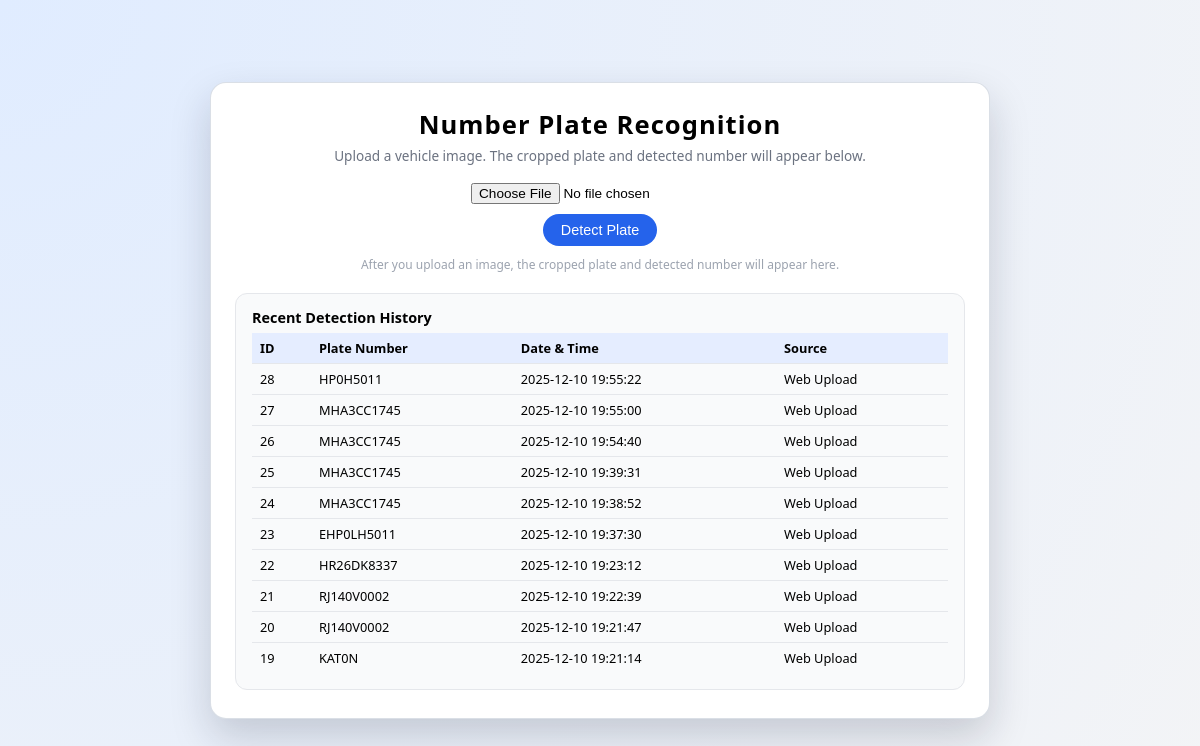
Before: / with the older database file.
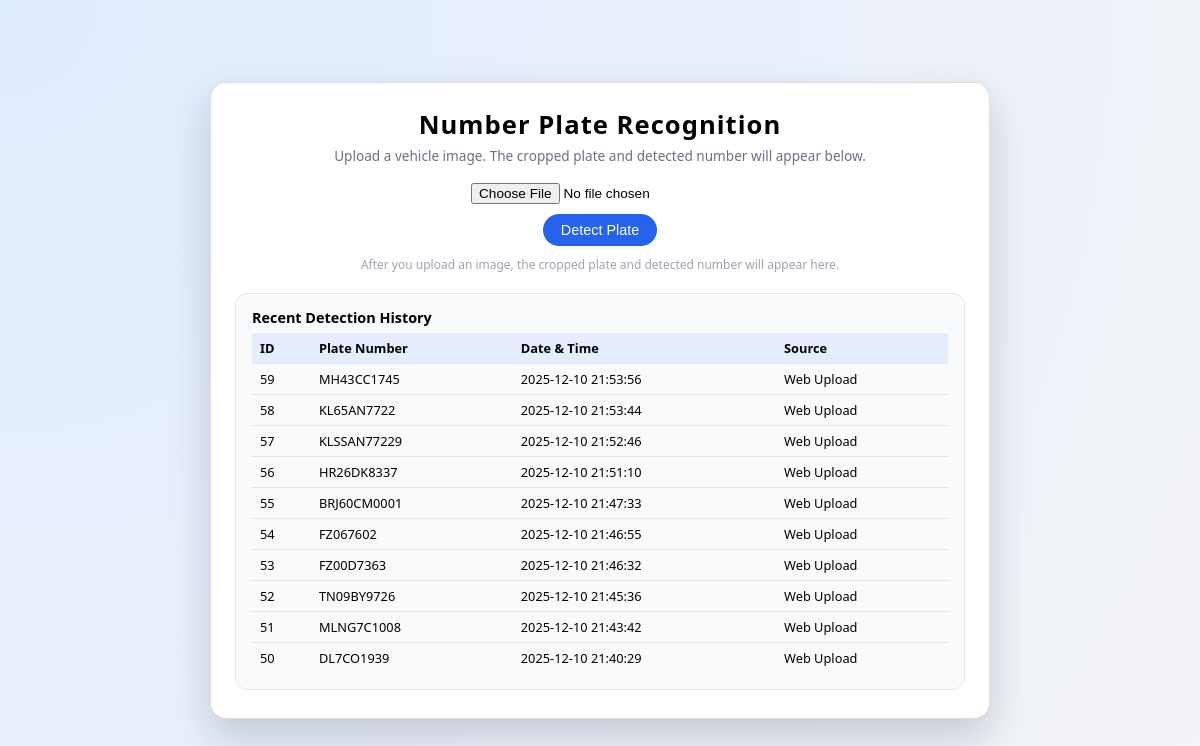
After: the same page with the newer database file.
### tables this page shows
CREATE TABLE vehicle_log (
            id INTEGER PRIMARY KEY AUTOINCREMENT,
            plate_number TEXT NOT NULL,
            date_time TEXT NOT NULL,
            camera_location TEXT
        );

### app.py (the view, shortened to what this page needs)
@app.route("/", methods=["GET", "POST"])
def index():
    detected_text = None
    message = None
    plate_image_url = None
    history_rows = get_all_logs(limit=10)
    return render_template(
        "index.html",
        detected_text=detected_text,
        message=message,
        plate_image_url=plate_image_url,
        history=history_rows,
    )

### database.py (called while the page is built)
def get_all_logs(limit=10):
    conn = sqlite3.connect(DB_NAME)
    cursor = conn.cursor()
    cursor.execute("""
        SELECT id, plate_number, date_time, camera_location
        FROM vehicle_log
        ORDER BY id DESC
        LIMIT ?
    """, (limit,))
    rows = cursor.fetchall()
    conn.close()
    return rows

### templates/index.html (shortened to what this page needs)
<!DOCTYPE html>
<html lang="en">
<head>
</head>
<body>
<div class="container">
    <h1>Number Plate Recognition</h1>
    <div class="subtitle">
        Upload a vehicle image. The cropped plate and detected number will appear below.
    </div>
    <form method="POST" enctype="multipart/form-data">
        <input type="file" name="plate_image" accept="image/*" required />
        <button type="submit">Detect Plate</button>
    </form>
    {% if plate_image_url %}
        <div class="result-card">
            <div class="result-title">Cropped Plate Region</div>
            <div class="img-wrapper">
                <img src="{{ plate_image_url }}" alt="Cropped plate image" />
            </div>
            {% if detected_text %}
            <form method="POST" action="{{ url_for('confirm_plate') }}">
                <div style="margin-top:12px;">
                    <label class="plate-text-label">Detected Plate Number (edit if needed)</label>
                    <input type="text" name="confirmed_text" value="{{ detected_text }}"
                        style="width:100%; padding:8px; font-family:monospace; font-size:1rem; margin-top:6px; border-radius:6px; border:1px solid #cbd5e1;">
                    <input type="hidden" name="source" value="Web Upload">
                    <div style="margin-top:8px; display:flex; gap:8px;">
                        <button type="submit" style="background:#16a34a;color:white;padding:8px 12px;border:none;border-radius:8px;cursor:pointer;">Confirm & Save</button>
                        <a href="{{ url_for('index') }}" style="display:inline-block;padding:8px 12px;border-radius:8px;border:1px solid #e5e7eb;text-decoration:none;color:#374151;">Cancel</a>
                    </div>
                </div>
            </form>
        {% endif %}
        </div>
    {% else %}
        <div class="hint">
            After you upload an image, the cropped plate and detected number will appear here.
        </div>
    {% endif %}
    <div class="history-card">
        <div class="history-title">Recent Detection History</div>
        {% if history and history|length > 0 %}
            <table>
                <thead>
                <tr>
                    <th>ID</th>
                    <th>Plate Number</th>
                    <th>Date &amp; Time</th>
                    <th>Source</th>
                </tr>
                </thead>
                <tbody>
                {% for row in history %}
                    <tr>
                        <td>{{ row[0] }}</td>
                        <td>{{ row[1] }}</td>
                        <td>{{ row[2] }}</td>
                        <td>{{ row[3] or 'Web Upload' }}</td>
                    </tr>
                {% endfor %}
                </tbody>
            </table>
        {% else %}
            <div class="history-empty">
                No detections logged yet. Upload an image to see history here.
            </div>
        {% endif %}
    </div>
</div>
</body>
</html>

Changed rows visible on the page:
no longer on this page (row unchanged): vehicle_log: id "28", plate_number "HP0H5011", date_time "2025-12-10 19:55:22", camera_location "Web Upload"
no longer on this page (row unchanged): vehicle_log: id "27", plate_number "MHA3CC1745", date_time "2025-12-10 19:55:00", camera_location "Web Upload"
no longer on this page (row unchanged): vehicle_log: id "26", plate_number "MHA3CC1745", date_time "2025-12-10 19:54:40", camera_location "Web Upload"
no longer on this page (row unchanged): vehicle_log: id "25", plate_number "MHA3CC1745", date_time "2025-12-10 19:39:31", camera_location "Web Upload"
no longer on this page (row unchanged): vehicle_log: id "24", plate_number "MHA3CC1745", date_time "2025-12-10 19:38:52", camera_location "Web Upload"
no longer on this page (row unchanged): vehicle_log: id "23", plate_number "EHP0LH5011", date_time "2025-12-10 19:37:30", camera_location "Web Upload"
no longer on this page (row unchanged): vehicle_log: id "22", plate_number "HR26DK8337", date_time "2025-12-10 19:23:12", camera_location "Web Upload"
no longer on this page (row unchanged): vehicle_log: id "21", plate_number "RJ140V0002", date_time "2025-12-10 19:22:39", camera_location "Web Upload"
no longer on this page (row unchanged): vehicle_log: id "20", plate_number "RJ140V0002", date_time "2025-12-10 19:21:47", camera_location "Web Upload"
no longer on this page (row unchanged): vehicle_log: id "19", plate_number "KAT0N", date_time "2025-12-10 19:21:14", camera_location "Web Upload"
added vehicle_log: id "59", plate_number "MH43CC1745", date_time "2025-12-10 21:53:56", camera_location "Web Upload"
added vehicle_log: id "58", plate_number "KL65AN7722", date_time "2025-12-10 21:53:44", camera_location "Web Upload"
added vehicle_log: id "57", plate_number "KLSSAN77229", date_time "2025-12-10 21:52:46", camera_location "Web Upload"
added vehicle_log: id "56", plate_number "HR26DK8337", date_time "2025-12-10 21:51:10", camera_location "Web Upload"
added vehicle_log: id "55", plate_number "BRJ60CM0001", date_time "2025-12-10 21:47:33", camera_location "Web Upload"
added vehicle_log: id "54", plate_number "FZ067602", date_time "2025-12-10 21:46:55", camera_location "Web Upload"
added vehicle_log: id "53", plate_number "FZ00D7363", date_time "2025-12-10 21:46:32", camera_location "Web Upload"
added vehicle_log: id "52", plate_number "TN09BY9726", date_time "2025-12-10 21:45:36", camera_location "Web Upload"
added vehicle_log: id "51", plate_number "MLNG7C1008", date_time "2025-12-10 21:43:42", camera_location "Web Upload"
added vehicle_log: id "50", plate_number "DL7CO1939", date_time "2025-12-10 21:40:29", camera_location "Web Upload"
